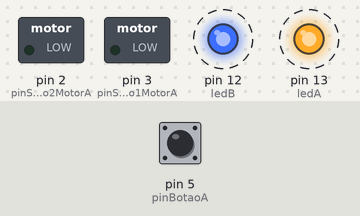
This sketch was run on a simulated Arduino Uno, built with avr-gcc and run on an emulated ATmega328P. Shown: switched loads named in the sketch (green lamp = pin HIGH), output pins drawn as LEDs (lit = HIGH). Dashed ring = blinking. Inputs (shaded band) come from the test bench; at power-on: pin 5 (pinBotaoA) HIGH.

Above: at 1.45 s.
1.5 s: pin 5 (pinBotaoA) pulled LOW for 0.25 s
At 1.65 s:
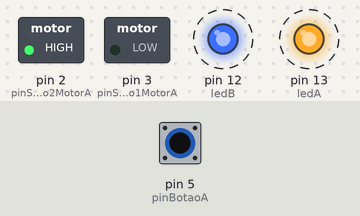
4.5 s: pin 5 (pinBotaoA) pulled LOW for 1 s
At 4.65 s:
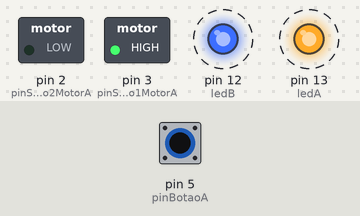
7.5 s: pin 5 (pinBotaoA) pulled LOW for 0.25 s
At 7.85 s:
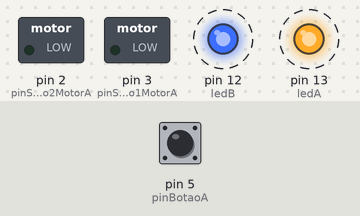
10.5 s: pin 5 (pinBotaoA) pulled LOW for 3.2 s
At 10.85 s:
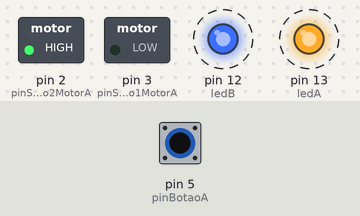
Timing chart, 0 to 16.2 s (numbered marks = the images above; inputs shaded):
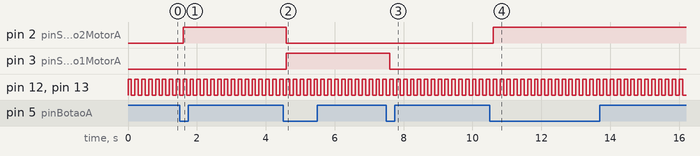

Measured:
- after the input at 1.5 s, pin 2 (pinSentido2MotorA): LOW → HIGH after 0.10 s
- after the input at 4.5 s, pin 2 (pinSentido2MotorA): HIGH → LOW after 0.10 s; pin 3 (pinSentido1MotorA): LOW → HIGH after 0.10 s
- after the input at 7.5 s, pin 3 (pinSentido1MotorA): HIGH → LOW after 0.10 s
- after the input at 10.5 s, pin 2 (pinSentido2MotorA): LOW → HIGH after 0.10 s
- by itself, pin 12 (ledB), pin 13 (ledA): alternates HIGH for 0.10 s and LOW for 0.10 s

The sketch:

Labamba_script.ino
```cpp
#define pinBotaoA 5 // pino do button

#define pinSentido1MotorA 3 // pino do motor
#define pinSentido2MotorA 2 // pino motor

#define ledA 13 // pino do led
#define ledB 12 // pino do led


// foi criado Três variaves para o botão pq ele tem três estadoa.
// Liga e gira no sendido horario, clica de novo e gira no sentido antihorario e clica de novo e desliga o brinquedo.
byte estadoMotor = 0;
bool estadoBotaoA = true;
bool estadoAntBotaoA = true;
unsigned long delayBotaoA;

void mudarEstadoDoMotor(byte estadoMotor)
{
  switch (estadoMotor)
  {
    case 0:
      digitalWrite(pinSentido1MotorA, LOW);
      digitalWrite(pinSentido2MotorA, LOW);
      break;

    case 1:
      digitalWrite(pinSentido1MotorA, LOW);
      digitalWrite(pinSentido2MotorA, HIGH);
      break;

    case 2:
      digitalWrite(pinSentido1MotorA, HIGH);
      digitalWrite(pinSentido2MotorA, LOW);
      break;
  }
}

void setup()
{

  pinMode(pinBotaoA, INPUT_PULLUP);
  pinMode(pinSentido1MotorA, OUTPUT);
  pinMode(pinSentido2MotorA, OUTPUT);
  pinMode(ledA, OUTPUT);
  pinMode(ledB, OUTPUT);
}

void loop()
{

  digitalWrite(ledA, HIGH);
  digitalWrite(ledB, HIGH);
  delay(100);
  digitalWrite(ledA, LOW);
  digitalWrite(ledB, LOW);
  delay(100);


  estadoBotaoA = digitalRead(pinBotaoA);
  if (!estadoBotaoA && estadoAntBotaoA)
  {
    if ((millis() - delayBotaoA) > 20)
    {
      estadoMotor++;
      if (estadoMotor > 2)
      {
        estadoMotor = 0;
      }
      delayBotaoA = millis();
    }
  }
  else if (estadoBotaoA != estadoAntBotaoA)
  {
    delayBotaoA = millis();
  }

  estadoAntBotaoA = estadoBotaoA;

  mudarEstadoDoMotor(estadoMotor);
}
```
